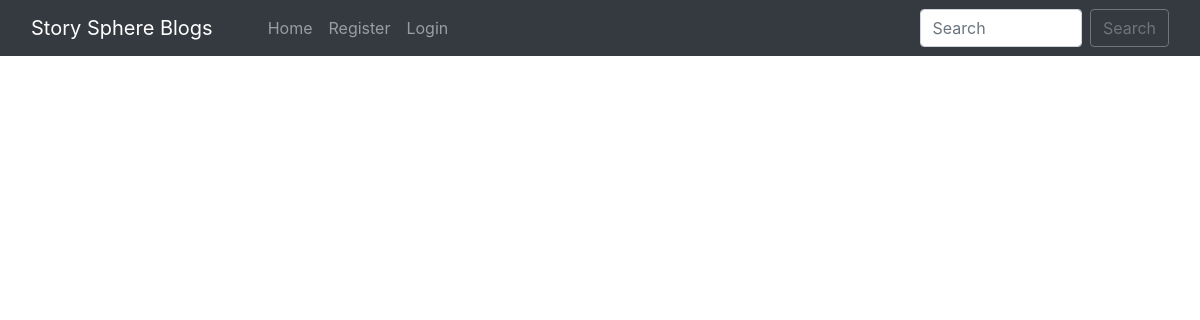
Before: /user_profile/24/ with the older database file.
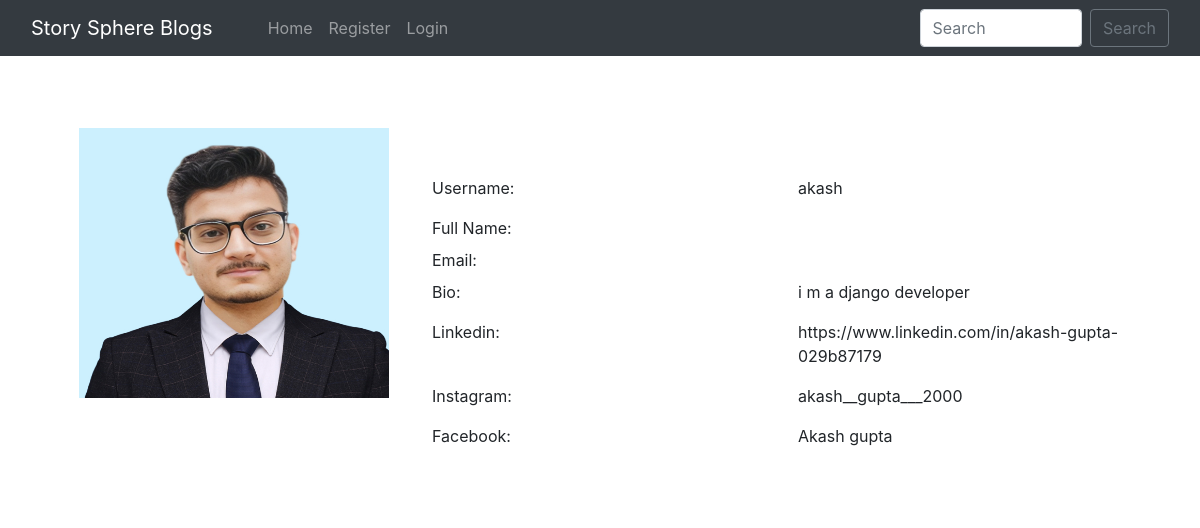
After: the same page with the newer database file.
### home/models.py (models this page shows, shortened)
class BlogPost(models.Model):
    title=models.CharField(max_length=255)
    author= models.ForeignKey(User, on_delete=models.CASCADE)
    slug=models.CharField(max_length=130)
    content=models.TextField()
    image = models.ImageField(upload_to="profile_pics", blank=True, null=True)
    dateTime=models.DateTimeField(auto_now_add=True)

class Profile(models.Model):
    user = models.OneToOneField(User, on_delete=models.CASCADE, blank=True, null=True)
    image = models.ImageField(upload_to="profile_pics", blank=True, null=True)
    bio = models.TextField(blank=True, null=True)
    phone_no = models.IntegerField(blank=True, null=True)
    facebook = models.CharField(max_length=300, blank=True, null=True)
    instagram = models.CharField(max_length=300, blank=True, null=True)
    linkedin = models.CharField(max_length=300, blank=True, null=True)

### home/views.py (the view)
# urls.py: path("user_profile/<int:myid>/", views.user_profile, name="user_profile"),
def user_profile(request, myid):
    post = BlogPost.objects.filter(id=myid)
    return render(request, "user_profile.html", {'post':post})

### home/templates/user_profile.html (shortened to what the changed rows need)
{% extends 'base.html' %}
{% block body %}
<div class="container profile">
            <form method="post">
                <div class="row">
                    {% for i in post %}
                    <div class="col-md-4">
                        <div class="profile-img">
                            {% if i.author.profile.image %}
                            <img src="{{i.author.profile.image.url}}" alt="" width="310px" height="270px">
                            {% endif %}
                        </div>
                    </div>
                    <div class="col-md-8">
                        <div class="profile-tab">
                            <div class="tab-pane">
                                <br><br>
                                        <div class="row">
                                            <div class="col-md-6">
                                                <label>Username:</label>
                                            </div>
                                            <div class="col-md-6">
                                                <p>{{i.author}}</p>
                                            </div>
                                        </div>
                                        <div class="row">
                                            <div class="col-md-6">
                                                <label>Full Name:</label>
                                            </div>
                                            <div class="col-md-6">
                                            </div>
                                        </div>
                                        <div class="row">
                                            <div class="col-md-6">
                                                <label>Email:</label>
                                            </div>
                                            <div class="col-md-6">
                                            </div>
                                        </div>
                                        <div class="row">
                                            <div class="col-md-6">
                                                <label>Bio:</label>
                                            </div>
                                            <div class="col-md-6">
                                                <p>{{i.author.profile.bio}}</p>
                                            </div>
                                        </div>
                                        {% if i.author.profile.linkedin %}
                                        <div class="row">
                                            <div class="col-md-6">
                                                <label>Linkedin:</label>
                                            </div>
                                            <div class="col-md-6">
                                                <p>{{i.author.profile.linkedin}}</p>
                                            </div>
                                        </div>
                                        {% endif %}
                                        {% if i.author.profile.instagram %}
                                        <div class="row">
                                            <div class="col-md-6">
                                                <label>Instagram:</label>
                                            </div>
                                            <div class="col-md-6">
                                                <p>{{i.author.profile.instagram}}</p>
                                            </div>
                                        </div>
                                        {% endif %}
                                        {% if i.author.profile.facebook %}
                                        <div class="row">
                                            <div class="col-md-6">
                                                <label>Facebook:</label>
                                            </div>
                                            <div class="col-md-6">
                                                <p>{{i.author.profile.facebook}}</p>
                                            </div>
                                        </div>
                                        {% endif %}
                                        {% endfor %}
                            </div>
                        </div>
                    </div>
            </form>
            </div>
        {% endblock %}

Changed rows visible on the page:
added BlogPost: author.profile.image (picture), author "akash", author.profile.bio "i m a django developer", author.profile.linkedin "https://www.linkedin.com/in/akash-gupta-029b87179", author.profile.instagram "akash__gupta___2000", author.profile.facebook "Akash gupta"
